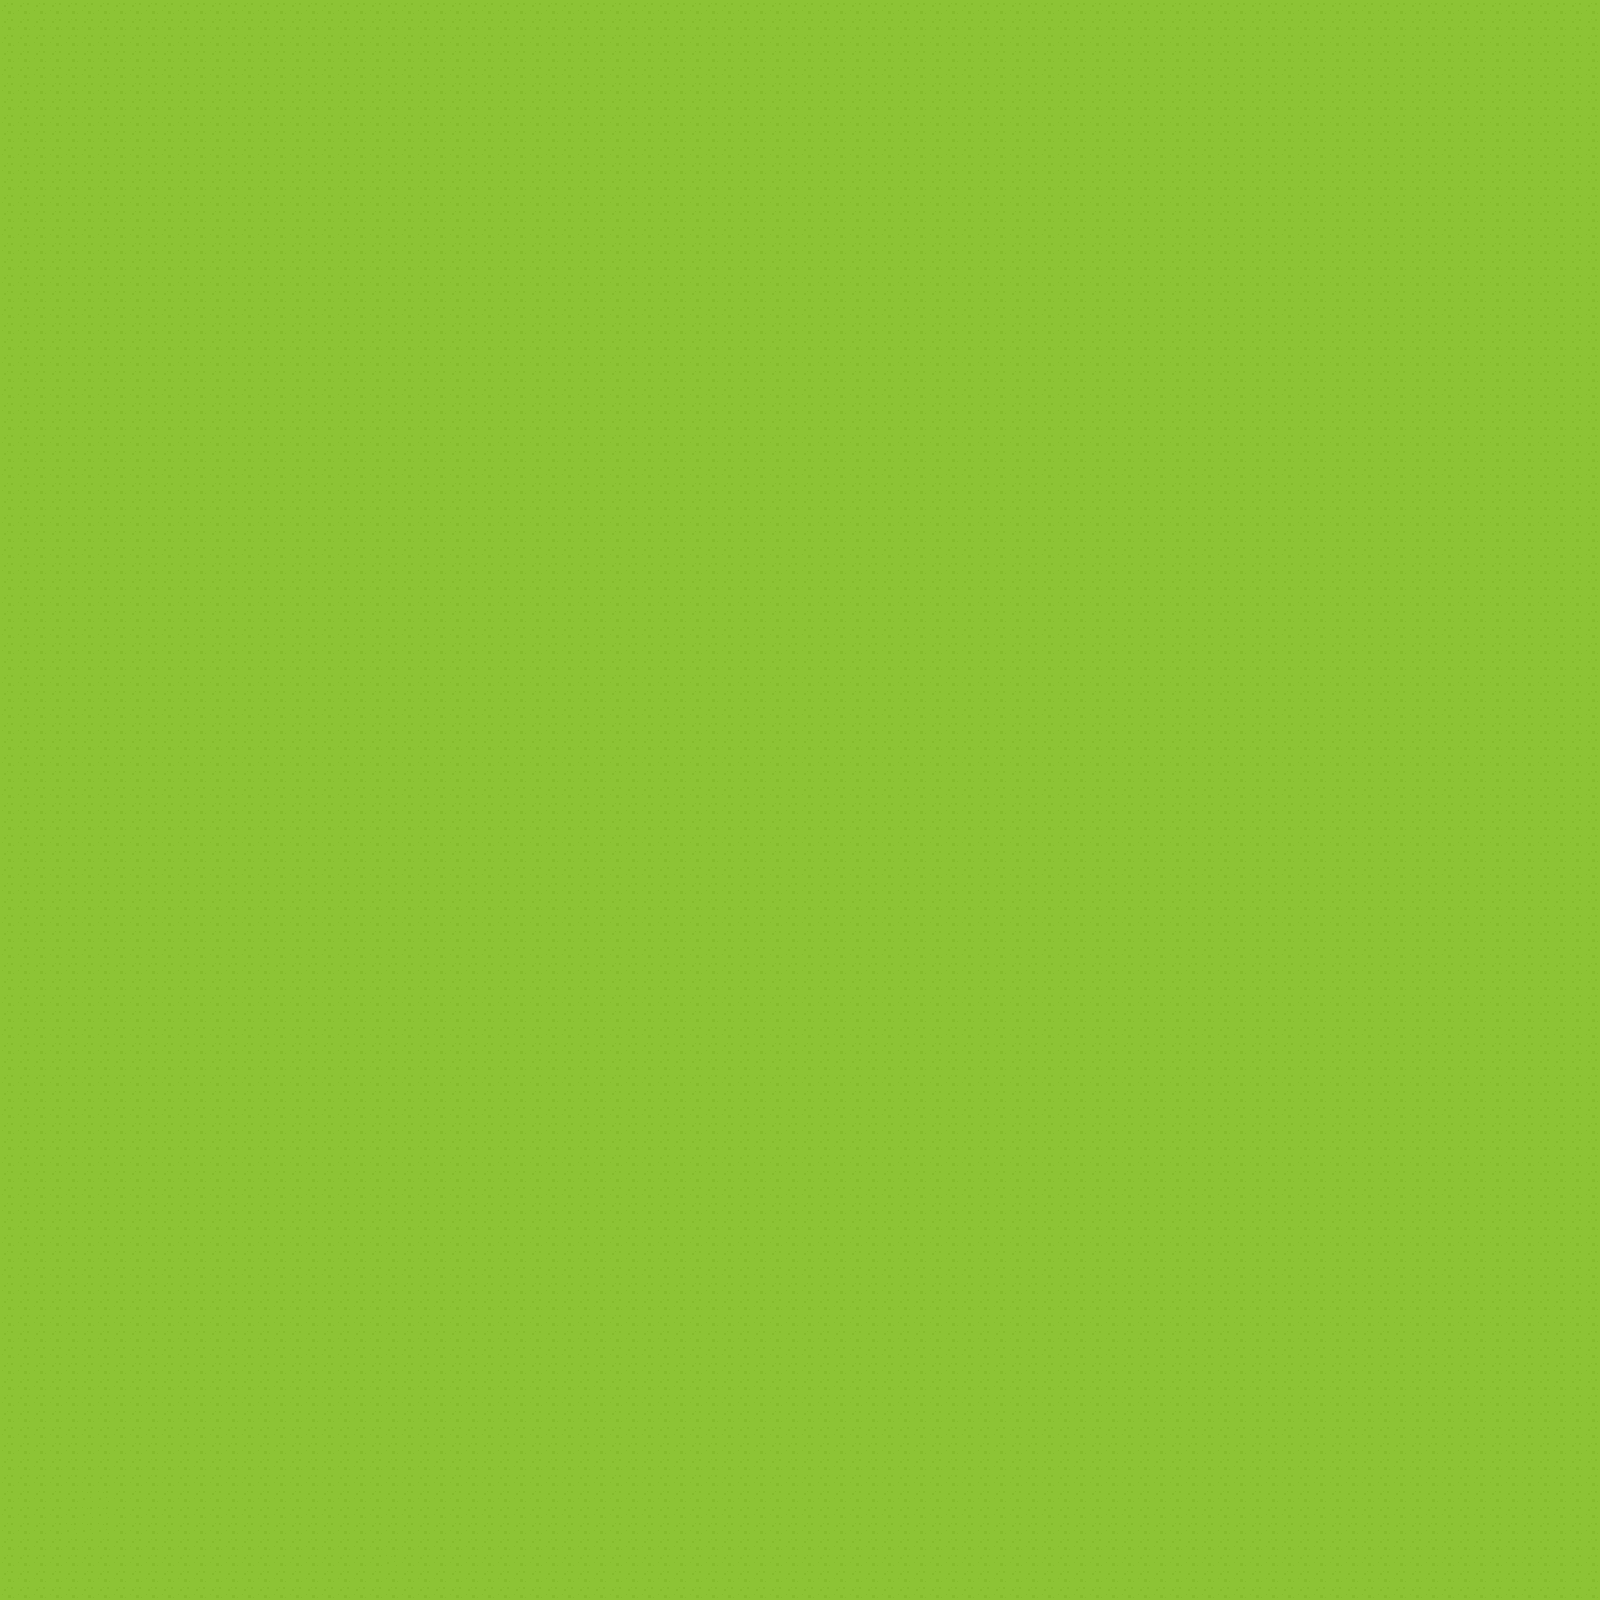

This game map was drawn from its Tiled (.tmx) file and the tilesets committed beside it. A one-line description and the trimmed map source follow:
An orthogonal 100x100 tile map with 16x16 px tiles, 6 tile layers (Land, Sea, Ground Overlay, Objects, ...).

<map version="1.0" orientation="orthogonal" renderorder="right-down" width="100" height="100" tilewidth="16" tileheight="16" nextobjectid="18">
 <tileset firstgid="1" name="roguelikeSheet_transparent" tilewidth="16" tileheight="16" spacing="1" tilecount="1767">
  <image source="../Images/roguelikeSheet_transparent.png" width="968" height="526" />
  <terraintypes>
   <terrain name="Sea" tile="-1" />
   <terrain name="Road" tile="-1" />
  </terraintypes>
  <tile id="2" terrain=",,,0" />
  <tile id="3" terrain=",,0,0" />
  <tile id="4" terrain=",,0," />
  <tile id="57" terrain="0,0,0," />
  <tile id="58" terrain="0,0,,0" />
  <tile id="59" terrain=",0,,0" />
  <tile id="60" terrain="0,0,0,0" />
  <tile id="61" terrain="0,,0," />
  <tile id="114" terrain="0,,0,0" />
  <tile id="115" terrain=",0,0,0" />
  <tile id="116" terrain=",0,," />
  <tile id="117" terrain="0,0,," />
  <tile id="118" terrain="0,,," />
  <tile id="518" terrain="1,1,1," />
  <tile id="519" terrain="1,1,,1" />
  <tile id="520" terrain=",,,1" />
  <tile id="521" terrain=",,1,1" />
  <tile id="522" terrain=",,1," />
  <tile id="575" terrain="1,,1,1" />
  <tile id="576" terrain=",1,1,1" />
  <tile id="577" terrain=",1,,1" />
  <tile id="578" terrain="1,1,1,1" />
  <tile id="579" terrain="1,,1," />
  <tile id="634" terrain=",1,," />
  <tile id="635" terrain="1,1,," />
  <tile id="636" terrain="1,,," />
 </tileset>
 <layer name="Land" width="100" height="100">
  <data>[10000 cells, 10000 non-empty, 2 distinct tile ids]</data>
 </layer>
 <layer name="Sea" width="100" height="100">
  <data>[10000 cells, 0 non-empty, 0 distinct tile ids]</data>
 </layer>
 <layer name="Ground Overlay" width="100" height="100">
  <data>[10000 cells, 0 non-empty, 0 distinct tile ids]</data>
 </layer>
 <layer name="Objects" width="100" height="100">
  <data>[10000 cells, 0 non-empty, 0 distinct tile ids]</data>
 </layer>
 <objectgroup name="Gold" />
 <objectgroup name="Signs" />
 <objectgroup name="Open Doors" />
 <layer name="Doors/Windows/Roofs" width="100" height="100">
  <data>[10000 cells, 1 non-empty, 1 distinct tile ids]</data>
 </layer>
 <layer name="Roof Overlay" width="100" height="100">
  <data>[10000 cells, 0 non-empty, 0 distinct tile ids]</data>
 </layer>
</map>
